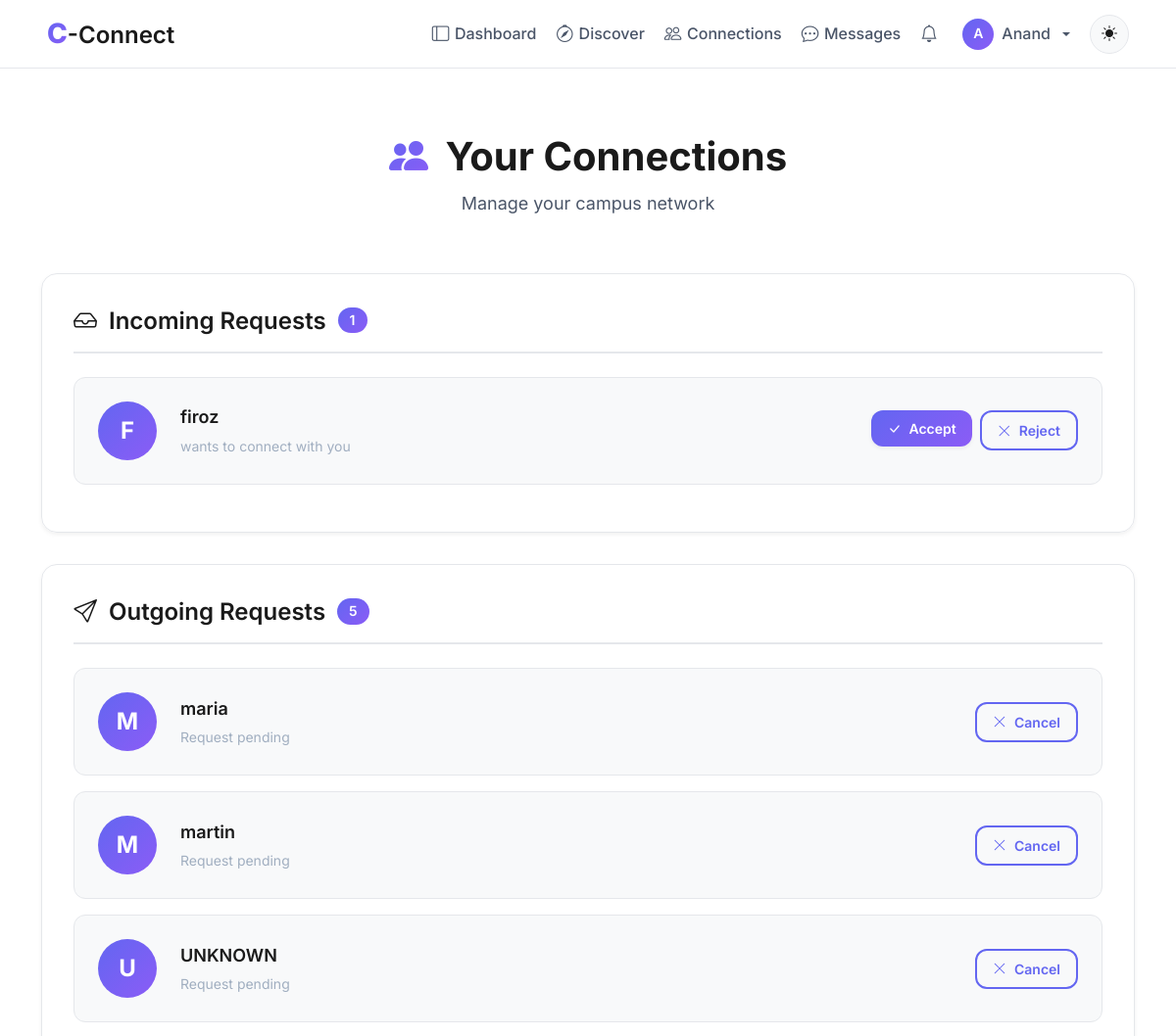
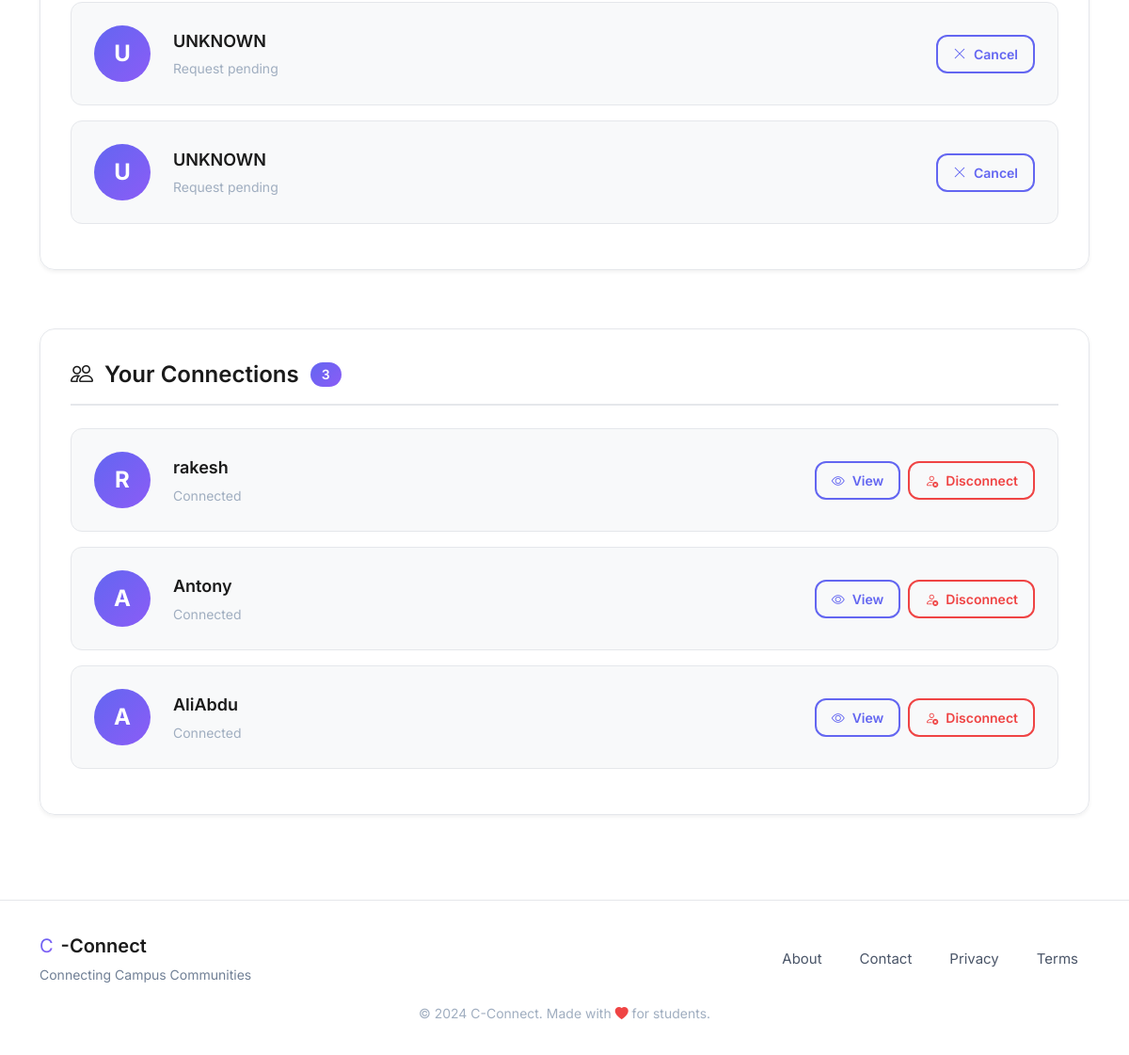
Screenshot of /connections (signed in) with the database file from the repository (2 pictures, top to bottom).
### models.py (models this page shows, shortened)
class User(UserMixin, db.Model):
    id = db.Column(db.Integer, primary_key=True, autoincrement=True)  # Unique identifier
    username = db.Column(db.String(100), nullable=False)  # Name of the user (later can add this unique if needed)
    email = db.Column(db.String(120), nullable=False, unique=True)  # Email of the user
    password = db.Column(db.String(200), nullable=False)  # Passwords not hashed yet (done in setup_db.py)
    created_at = db.Column(db.DateTime, default=db.func.now())  # Timestamp of account creation
    last_login = db.Column(db.DateTime, nullable=True)  # Timestamp of last login
    pass

class Connection(db.Model):
    id = db.Column(db.Integer, primary_key=True, autoincrement=True)
    user_id = db.Column(db.Integer, db.ForeignKey('user.id'), nullable=False)  # User who initiated the connection
    target_user_id = db.Column(db.Integer, db.ForeignKey('user.id'), nullable=False)  # User who is targetted to connect
    status = db.Column(db.String(20), nullable=False, default='pending')
    created_at = db.Column(db.DateTime, default=db.func.now()) #current_timestamp())
    __table_args__ = (
        db.UniqueConstraint('user_id', 'target_user_id', name='_user_target_uc'),
        db.Index('idx_target_user', 'target_user_id'),
    )
    user = db.relationship('User', foreign_keys=[user_id], backref='sent_requests')
    connected_user = db.relationship('User', foreign_keys=[target_user_id], backref='received_requests')

### blueprints/connections/routes.py (the view)
@connections.route('/connections')
@login_required
def connections_home():
    incoming = list_requests(current_user.id, 'incoming', 'pending', limit=50)
    outgoing = list_requests(current_user.id, 'outgoing', 'pending', limit=50)
    accepted = list_connections(current_user.id, limit=100)
    return render_template(
        'connections/list.html',
        incoming=incoming,
        outgoing=outgoing,
        accepted=accepted
    )

### blueprints/connections/templates/connections/list.html (shortened to what this page needs)
{% extends "base.html" %}
{% block body %}
<div class="container py-4">
    <div class="connections-header animate-on-scroll">
        <h1 class="connections-title">
            <i class="bi bi-people-fill me-2" style="background: linear-gradient(135deg, var(--primary-color), var(--accent-color)); -webkit-background-clip: text; -webkit-text-fill-color: transparent;"></i>
            Your Connections
        </h1>
        <p class="connections-subtitle">Manage your campus network</p>
    </div>
    <div class="section-card glass-card animate-on-scroll">
        <div class="section-header">
            <h2 class="section-title">
                <i class="bi bi-inbox"></i>
                Incoming Requests
                {% if incoming %}
                <span class="badge-count">{{ incoming|length }}</span>
                {% endif %}
            </h2>
        </div>
        {% if incoming %}
            {% for c in incoming %}
            <div class="connection-item">
                <div class="connection-avatar">
                    {{ c.user.username[0].upper() if c.connected_user else 'U' }}
                </div>
                <div class="connection-info">
                    <div class="connection-name">{{ c.user.username if c.connected_user else 'UNKNOWN'}}</div>
                    <div class="connection-meta">wants to connect with you</div>
                </div>
                <div class="connection-actions">
                    <form method="POST" action="{{ url_for('connections.connections_accept', conn_id=c.id) }}">
                        <button class="btn btn-primary-custom btn-sm">
                            <i class="bi bi-check-lg"></i> Accept
                        </button>
                    </form>
                    <form method="POST" action="{{ url_for('connections.connections_reject', conn_id=c.id) }}">
                        <button class="btn btn-outline-custom btn-sm">
                            <i class="bi bi-x-lg"></i> Reject
                        </button>
                    </form>
                </div>
            </div>
            {% endfor %}
        {% else %}
            <div class="empty-state">
                <div class="empty-icon"><i class="bi bi-inbox"></i></div>
                <div class="empty-title">No incoming requests</div>
                <div class="empty-text">You're all caught up!</div>
            </div>
        {% endif %}
    </div>
    <div class="section-card glass-card animate-on-scroll">
        <div class="section-header">
            <h2 class="section-title">
                <i class="bi bi-send"></i>
                Outgoing Requests
                {% if outgoing %}
                <span class="badge-count">{{ outgoing|length }}</span>
                {% endif %}
            </h2>
        </div>
        {% if outgoing %}
            {% for c in outgoing %}
            <div class="connection-item">
                <div class="connection-avatar">{{ c.connected_user.username[0].upper() if c.connected_user else 'U'}}</div>
                <div class="connection-info">
                    <div class="connection-name">{{ c.connected_user.username if c.connected_user else 'UNKNOWN'}}</div>
                    <div class="connection-meta">Request pending</div>
                </div>
                <div class="connection-actions">
                    <form method="POST" action="{{ url_for('connections.connections_cancel', conn_id=c.id) }}">
                        <button class="btn btn-outline-custom btn-sm cancel-btn" data-conn-id="{{ c.id }}">
                            <i class="bi bi-x-lg"></i> Cancel
                        </button>
                    </form>
                </div>
            </div>
            {% endfor %}
        {% endif %}
    </div>
    <div class="section-card glass-card animate-on-scroll">
        <div class="section-header">
            <h2 class="section-title">
                <i class="bi bi-people"></i>
                Your Connections
                {% if accepted %}
                <span class="badge-count">{{ accepted|length }}</span>
                {% endif %}
            </h2>
        </div>
        {% if accepted %}
            {% for c in accepted %}
            {% set other = c.user if c.user_id != current_user.id else c.connected_user %}
            <div class="connection-item">
                <div class="connection-avatar">{{ other.username[0].upper() }}</div>
                <div class="connection-info">
                    <div class="connection-name">{{ other.username }}</div>
                    <div class="connection-meta">Connected</div>
                </div>
                <div class="connection-actions">
                    <a href="{{ url_for('main.view_user_profile', user_id=other.id) }}" class="btn btn-outline-custom btn-sm">
                        <i class="bi bi-eye"></i> View
                    </a>
                    <form method="POST"
                          action="{{ url_for('connections.connections_disconnect', conn_id=c.id) }}"
                          onsubmit="return confirm('Are you sure you want to disconnect? This will remove the connection.');">
                        <button class="btn btn-outline-custom btn-sm" style="color: var(--danger-color); border-color: var(--danger-color);">
                            <i class="bi bi-person-x"></i> Disconnect
                        </button>
                    </form>
                </div>
            </div>
            {% endfor %}
        {% endif %}
    </div>
</div>
{% endblock %}

### templates/base.html (shortened to what this page needs)
<!DOCTYPE html>
<html lang="en">
<head>
    <link rel="stylesheet" href="https://cdn.jsdelivr.net/npm/bootstrap-icons@1.11.1/font/bootstrap-icons.css">
    <link href="https://cdn.jsdelivr.net/npm/bootstrap@5.3.2/dist/css/bootstrap.min.css" rel="stylesheet">
    <link rel="stylesheet" href="{{ url_for('static', filename='css/global.css') }}">
</head>
<body>
    <nav class="navbar navbar-expand-lg navbar-glass fixed-top">
        <div class="container-fluid px-lg-5 px-3">
            <a class="navbar-brand" href="{{ url_for('main.home') }}">
                <span class="brand-c">C</span><span class="brand-connect">-Connect</span>
            </a>
            <div class="collapse navbar-collapse" id="navbarNav">
                <ul class="navbar-nav ms-auto align-items-lg-center gap-1">
                    {% if current_user.is_authenticated %}
                        <li class="nav-item">
                            <a class="nav-link" href="{{ url_for('main.dashboard') }}">
                                <i class="bi bi-layout-sidebar"></i>Dashboard
                            </a>
                        </li>
                        <li class="nav-item">
                            <a class="nav-link" href="{{ url_for('main.search_page') }}">
                                <i class="bi bi-compass"></i>Discover
                            </a>
                        </li>
                        <li class="nav-item">
                            <a class="nav-link" href="{{ url_for('connections.connections_home') }}">
                                <i class="bi bi-people"></i>Connections
                            </a>
                        </li>
                        <li class="nav-item">
                            <a class="nav-link" href="{{ url_for('main.messages') }}">
                                <i class="bi bi-chat-dots"></i>Messages
                            </a>
                        </li>
                        <li class="nav-item position-relative">
                            <a class="nav-link" href="{{ url_for('notifications.notifications_list') }}">
                                <i class="bi bi-bell"></i>
                                {% set unread = current_user.notifications | selectattr("is_read", "equalto", False) | list %}
                            </a>
                        </li>
                        <li class="nav-item dropdown">
                            <a class="nav-link dropdown-toggle d-flex align-items-center gap-2" href="#" role="button" data-bs-toggle="dropdown">
                                <div style="width: 32px; height: 32px; border-radius: 50%; background: linear-gradient(135deg, var(--primary-color), var(--accent-color)); display: flex; align-items: center; justify-content: center; color: white; font-weight: 600; font-size: 0.875rem;">
                                    {{ current_user.username[0].upper() }}
                                </div>
                                <span class="d-none d-lg-inline">{{ current_user.username }}</span>
                            </a>
                        </li>
                    {% endif %}
                    <li class="nav-item ms-lg-2">
                        <button class="btn-theme-toggle" id="themeToggle" aria-label="Toggle theme">
                            <i class="bi bi-sun-fill" id="themeIcon"></i>
                        </button>
                    </li>
                </ul>
            </div>
        </div>
    </nav>
    <main class="main-content">
        {% block body %}{% endblock %}
    </main>
    <footer class="footer-glass">
        <div class="container">
            <div class="row align-items-center">
                <div class="col-md-6 text-center text-md-start mb-3 mb-md-0">
                    <div class="d-flex align-items-center justify-content-center justify-content-md-start gap-2">
                        <span class="brand-c" style="font-size: 1.25rem;">C</span>
                        <span class="brand-connect" style="font-size: 1.25rem;">-Connect</span>
                    </div>
                    <p class="footer-tagline mb-0">Connecting Campus Communities</p>
                </div>
                <div class="col-md-6">
                    <div class="d-flex justify-content-center justify-content-md-end gap-3 flex-wrap">
                        <a href="{{ url_for('main.about') }}" class="footer-link">About</a>
                        <a href="{{ url_for('main.contact') }}" class="footer-link">Contact</a>
                        <a href="#" class="footer-link">Privacy</a>
                        <a href="#" class="footer-link">Terms</a>
                    </div>
                </div>
            </div>
            <div class="row mt-3">
                <div class="col text-center">
                    <small class="text-muted">
                        &copy; 2024 C-Connect. Made with <i class="bi bi-heart-fill" style="color: var(--danger-color);"></i> for students.
                    </small>
                </div>
            </div>
        </div>
    </footer>
</body>
</html>

### rows the page displays
User: username "A", username "Anand"
Connection: user "F", user "firoz"
Connection: connected_user "M", connected_user "maria"
Connection: connected_user "M", connected_user "martin"
Connection: connected_user "U", connected_user "UNKNOWN"
Connection: connected_user "U", connected_user "UNKNOWN"
Connection: connected_user "U", connected_user "UNKNOWN"
User: username "R", username "rakesh"
User: username "A", username "Antony"
User: username "A", username "AliAbdu"

### other values shown
{{ incoming|length }} "1"
{{ outgoing|length }} "5"
{{ accepted|length }} "3"
